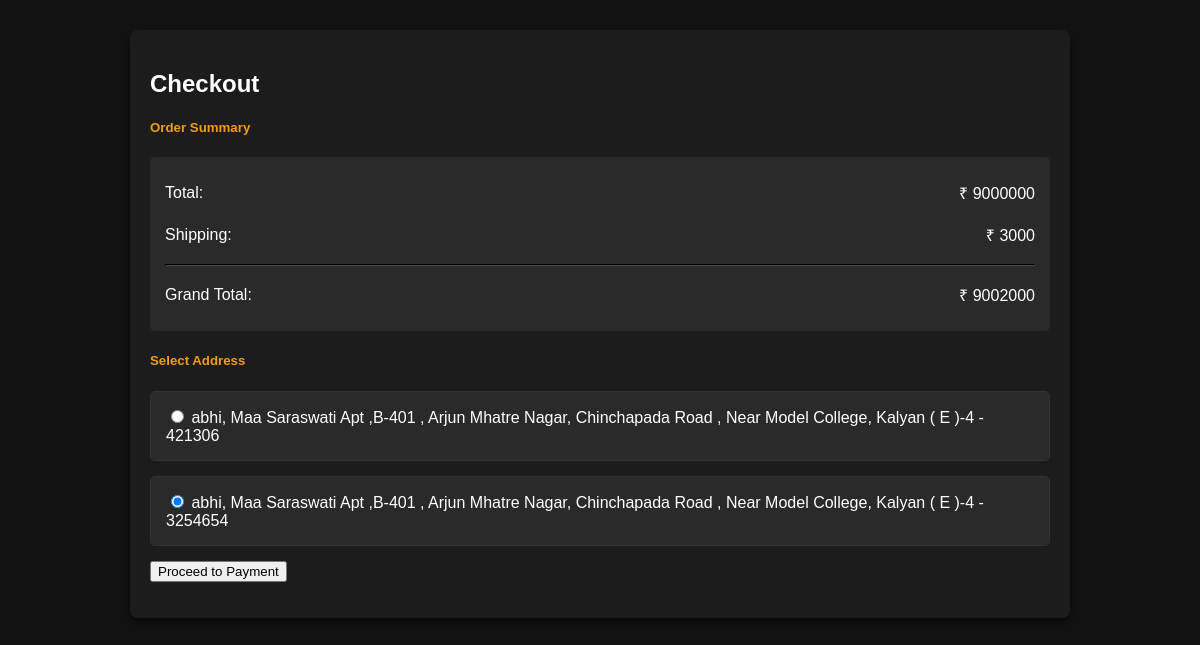
/Buy_now/2 (signed in), run on an earlier commit of the app's database.
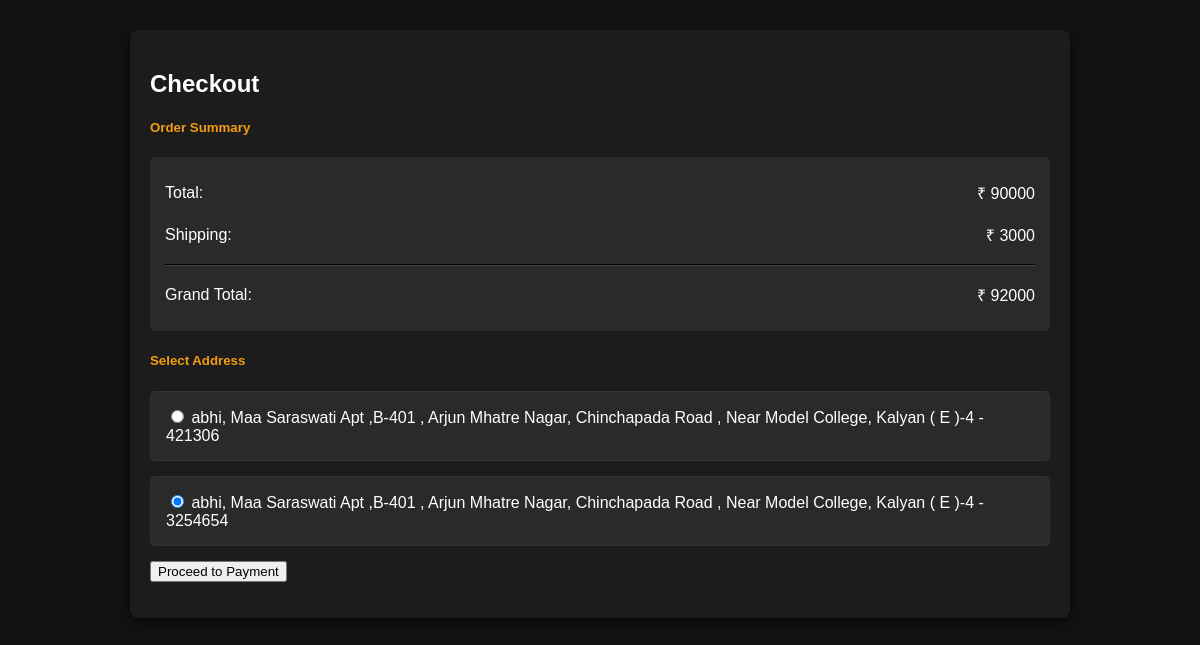
And on a later commit of the database.
### core/models.py (models this page shows, shortened)
class Watch(models.Model):
    name = models.CharField(max_length=100)
    small_description=models.CharField(max_length=300)
    description=models.TextField()
    original_price = models.IntegerField()
    discounted_price = models.IntegerField()
    Watch_image =models.ImageField(upload_to='Watch_image')

### core/views.py (the view)
# urls.py: path('Buy_now/<int:id>',views.Buy_now,name='Buy_now'),
def Buy_now(request, id):
    watch = Watch.objects.get(pk=id)     # cart_items will fetch product of current user, and show product available in the cart of the current user.
    delhivery_charge = 2000
    final_price = delhivery_charge + watch.discounted_price  # watch.discounted_price should directly return the value now
    address = Customer_Detail.objects.filter(user=request.user)
    return render(request, 'core/buy_now.html', {'final_price': final_price, 'address': address, 'watch': watch})

### core/templates/core/buy_now.html (shortened to what this page needs)
{% block content %}
<body>
    <div class="checkout-container">
        <h2 class="text-center mb-4">Checkout</h2>
        <div class="cart-summary mb-4">
            <h5>Order Summary</h5>
            <div class="summary-card">
                <div class="summary-row">
                    <span>Total:</span>
                    <span class="cart-total">&#8377; {{ watch.discounted_price }}</span>
                </div>
                <div class="summary-row">
                    <span>Shipping:</span>
                    <span class="shipping-cost">&#8377; 3000</span>
                </div>
                <hr>
                <div class="summary-row">
                    <span>Grand Total:</span>
                    <span class="grand-total">&#8377; {{ final_price }}</span>
                </div>
            </div>
        </div>
        <div class="address-selection mb-4">
            <h5>Select Address</h5>
            <form action="{% url "buynowpayment" watch.id %}" method="POST">
                {% for addre in address %}
                    <div class="address-card">
                        <input type="radio" name="buynow_selected_address" value="{{ addre.id }}"checked>
                        <label for="address">
                            {{ addre.name }}, {{ addre.address }} - {{ addre.pincode }}
                        </label>
                    </div>
                    {% endfor %}
                    <input type="submit" class="btn btn-primary btn-sm mt-2" value="Proceed to Payment">
            </form>
        </div>
    </div>
{% endblock content %}
</body>

What changed in the data, as far as the page shows it:
changed Watch: discounted_price "9000000" → "90000"
Also different on the page:
{{ final_price }}: "9002000" → "92000"
